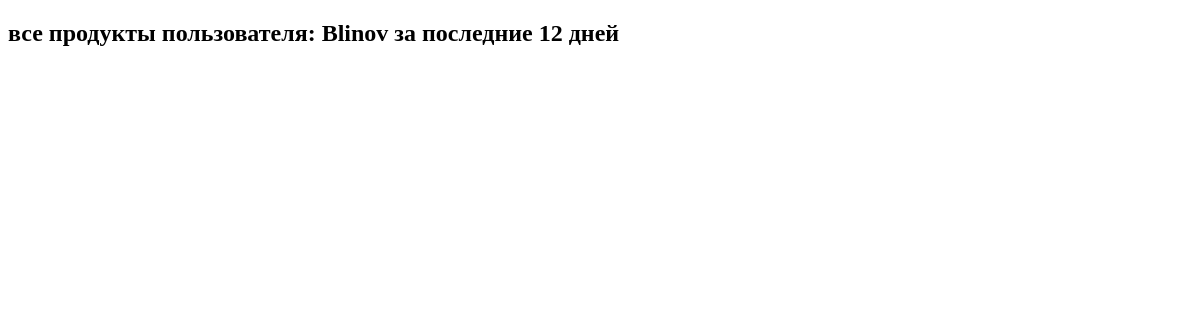
The page /shop/user_sorted/12/12/ on the database as committed earlier.
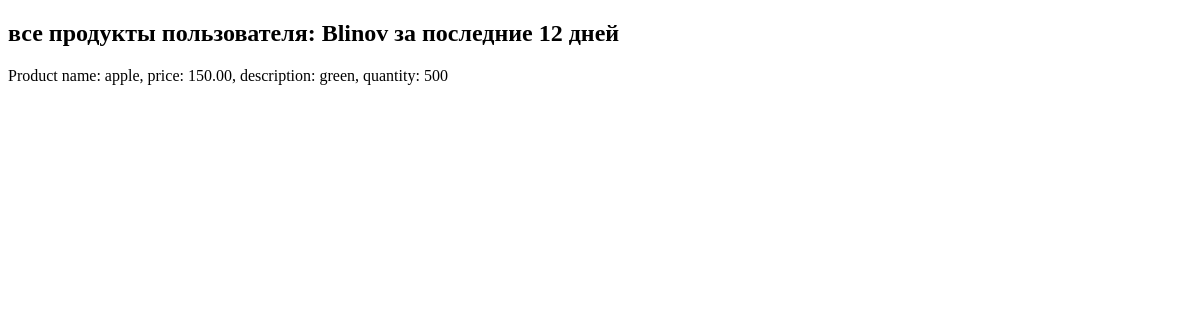
The same page on the database as committed later.
### online_shop_app/models.py (models this page shows)
class Product(models.Model):
    name = models.CharField(max_length=120)
    price = models.DecimalField(max_digits=8, decimal_places=2)
    description = models.TextField()
    quantity = models.IntegerField()
    date_added = models.DateField(auto_now_add=True)
    image = models.ImageField(upload_to='images/', default='product')
    def __str__(self):
        return f'Product name: {self.name}, price: {self.price},  ' \
               f'description: {self.description}, quantity: {self.quantity}'

### online_shop_app/views.py (the view)
# urls.py: path('user_sorted/<int:user_id>/<int:days_ago>/', sorted_basket, name='sorted_basket'),
def sorted_basket(request, user_id, days_ago):
    products = []
    product_set = []
    now = datetime.now()
    before = now - timedelta(days=days_ago)
    user = User.objects.filter(pk=user_id).first()
    orders = Order.objects.filter(customer=user, date_ordered__range=(before, now)).all()
    for order in orders:
        products = order.products.all()
        for product in products:
            if product not in product_set:
                product_set.append(product)
    return render(request, 'online_shop_app/user_all_product.html',
                  {'user': user, 'product_set': product_set, 'days': days_ago})

### online_shop_app/templates/online_shop_app/user_all_product.html (shortened to what this page needs)
{% extends 'online_shop_app/base.html' %}
{% block content %}
    <h2>все продукты пользователя: {{ user.name }} за последние {{ days }} дней</h2>
    {% for product in product_set %}
                <p>{{ product }}</p>
    {% endfor %}
{% endblock %}

Rows that differ between the two databases and show on the page:
added Product: name+price+description "Product name: apple, price: 150.00, description: green, quantity: 500"
